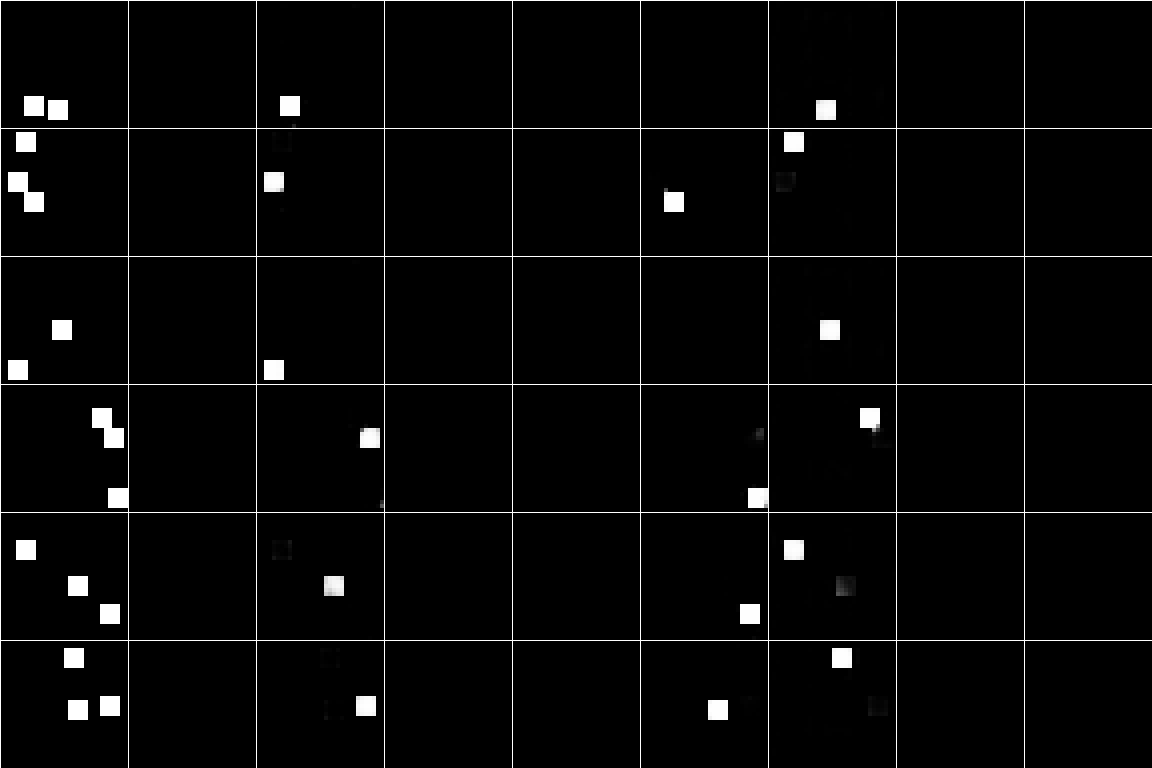

The script that saved this image:
from argparse import ArgumentParser
import itertools
import logging

from matplotlib import pyplot as plt
import numpy as np
import torch
import torch.nn.functional as F
import torch.optim as optim

from src.blocks import UNet
from src.models import Maskformer, MaskformerConfig


def gen_data(m, n, x_lim=32, y_lim=32, w=2, low=2, high=3):
    x = np.zeros((m, 1, y_lim, x_lim), dtype=np.int32)
    y = np.zeros((m, n, y_lim, x_lim), dtype=np.int32)
    for idx in range(m):
        n_instances = np.random.randint(low, high + 1)
        for k in range(n_instances):
            i = np.random.randint(w, y_lim - w)
            j = np.random.randint(w, x_lim - w)
            x[idx, :, i - w : i + w + 1, j - w : j + w + 1] = 1
            y[idx, k, i - w : i + w + 1, j - w : j + w + 1] = 1
    return x, y


def upsample_raster(raster, factor):
    h, w, c = raster.shape
    assert c == 3 and raster.dtype == np.uint8
    result = np.zeros((factor * h, factor * w, 3), dtype=np.uint8)
    for i, j in itertools.product(range(h), range(w)):
        result[i * factor : (i + 1) * factor, j * factor : (j + 1) * factor] = raster[i, j]
    return result


if __name__ == "__main__":

    argparser = ArgumentParser()
    argparser.add_argument("--iterations", type=int, default=2000)
    argparser.add_argument("--batch-size", type=int, default=32)
    argparser.add_argument("--num-queries", type=int, default=8)
    argparser.add_argument("--device", type=str, default="cpu")
    args = argparser.parse_args()

    logging.basicConfig(level=logging.INFO)
    logger = logging.getLogger(__name__)

    # Hyper-parameters must be matched between (Maskformer <- UNet)
    #  (1) high_res_feat_dim = dim_scales[-1] * embed_dim => 128
    #  (2) low_res_feat_dim  = out_dim                    => 16
    nn_module = UNet(in_dim=1, out_dim=16, embed_dim=16, dim_scales=(1, 2, 4, 8))
    model = Maskformer(
        nn_module=nn_module,
        num_classes=1,
        num_queries=args.num_queries,
        config=MaskformerConfig(
            query_dim=64,
            high_res_feat_dim=128,
            low_res_feat_dim=16,
            num_transformer_layers=4,
            mask_loss_type="brier",
            mask_loss_weight=20.,
            class_loss_weight=1.,
        )
    )
    model = model.to(args.device)

    optimizer = optim.AdamW(model.parameters(), lr=0.001)
    scheduler  = optim.lr_scheduler.CosineAnnealingLR(optimizer, T_max=args.iterations)

    normalize_fn = lambda t: 2 * (t - 0.5)  # [-1, +1]
    unnormalize_fn = lambda t: 0.5 * t + 0.5

    for i in range(args.iterations):

        x_tr, y_tr = gen_data(args.batch_size, args.num_queries)
        x_tr = torch.from_numpy(x_tr).to(args.device).float()
        x_tr = normalize_fn(x_tr)
        y_tr = torch.from_numpy(y_tr).to(args.device)
        optimizer.zero_grad()
        loss = model.loss(x_tr, y_tr).mean()
        loss.backward()
        optimizer.step()
        scheduler.step()
        if i % 50 == 0:
            logger.info(f"Iter: {i}\t" + f"Loss: {loss.mean().data:.2f}\t")

    model.eval()

    x_te, y_te = gen_data(6, args.num_queries)
    x_te = torch.from_numpy(x_te).to(args.device).float()
    x_te = normalize_fn(x_te)

    with torch.no_grad():
        pred_masks, pred_classes = model.forward(x_te)

    x_te = unnormalize_fn(x_te).numpy()
    raster = np.zeros((6 * 32, (args.num_queries + 1) * 32), dtype=np.uint8)

    # Draw one column of GT followed by predictions
    for bsz_idx in range(6):
        raster[bsz_idx * 32 : (bsz_idx + 1) * 32, :32] = (
            (x_te[bsz_idx].squeeze(axis=0) * 255).astype(np.uint8)
        )
    for bsz_idx, tsz_idx in itertools.product(range(6), range(args.num_queries)):
        raster[bsz_idx * 32 : (bsz_idx + 1) * 32, (tsz_idx + 1) * 32 : (tsz_idx + 2) * 32] = (
            (torch.sigmoid(pred_masks[bsz_idx, tsz_idx]).data.numpy() * 255).astype(np.uint8)
        )

    # Convert to RGB
    raster = np.stack([raster, raster, raster], axis=-1)
    raster = upsample_raster(raster, factor=4)

    # Draw a simple grid
    for bsz_idx in range(6):
        raster[bsz_idx * 32 * 4, :] = 255
    for tsz_idx in range(8 + 1):
        raster[:, tsz_idx * 32 * 4] = 255

    pred_probs = F.softmax(pred_classes, dim=-1)[..., 1].round(decimals=2).numpy()
    print(pred_probs)
    plt.imsave("./examples/ex_squares.png", raster)

    import pdb; pdb.set_trace()
